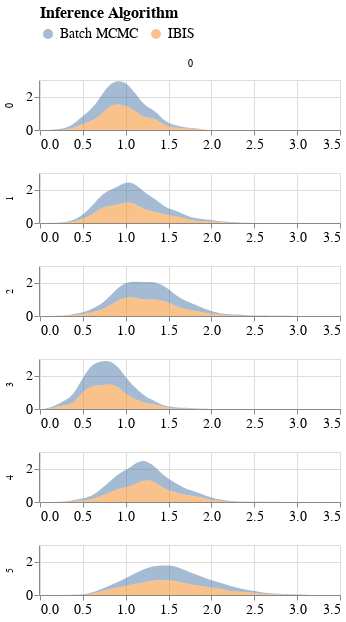

Here is the notebook cell this chart was saved with:
### Code cell
param = 'beta'
df = get_post_df(ps[param])
df['source'] = 'Batch MCMC'
df2 = get_post_df(particles[param])
df2['source'] = 'IBIS'

plot_data['row'] = plot_data['row']+1

plot_density(pd.concat([df,df2])).configure_legend(
    titleFontSize=16,
    labelFontSize=14,
    symbolStrokeWidth=6
    ).configure_axis(
    labelFontSize=14,
    titleFontSize=16
)

### Figure 1 — Vega-Lite specification as saved in the notebook (floating-point values rounded to 4 significant figures; data arrays with more than 128 entries replaced by an {"elided": "..."} marker saying what was removed)
{"config": {"view": {"continuousWidth": 400, "continuousHeight": 300}, "axis": {"labelFontSize": 14, "titleFontSize": 16}, "legend": {"labelFontSize": 14, "symbolStrokeWidth": 6, "titleFontSize": 16}}, "data": {"name": "data-5c2970c118631ea9a05323f408856064"}, "mark": {"type": "area", "opacity": 0.5}, "encoding": {"color": {"type": "nominal", "field": "source", "legend": {"labelFontSize": 14, "orient": "top"}, "title": "Inference Algorithm"}, "column": {"type": "quantitative", "field": "col", "title": null}, "row": {"type": "quantitative", "field": "row", "title": null}, "x": {"type": "quantitative", "field": "value", "title": null}, "y": {"type": "quantitative", "field": "density", "title": null}}, "height": 50, "resolve": {"scale": {"x": "independent"}}, "transform": [{"fold": ["value"]}, {"density": "value", "groupby": ["cn", "row", "col", "source"]}], "width": 300, "$schema": "https://vega.github.io/schema/vega-lite/v4.8.1.json", "datasets": {"data-5c2970c118631ea9a05323f408856064": {"elided": "12000 records"}}}
